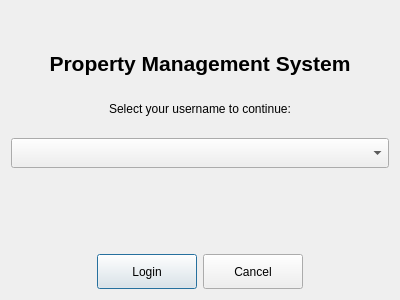
<?xml version="1.0" encoding="UTF-8"?>
<ui version="4.0">
 <class>LoginDialog</class>
 <widget class="QDialog" name="LoginDialog">
  <property name="geometry">
   <rect>
    <x>0</x>
    <y>0</y>
    <width>400</width>
    <height>300</height>
   </rect>
  </property>
  <property name="windowTitle">
   <string>Property Management - Login</string>
  </property>
  <layout class="QVBoxLayout" name="verticalLayout">
   <item>
    <spacer name="verticalSpacer_top">
     <property name="orientation">
      <enum>Qt::Vertical</enum>
     </property>
     <property name="sizeHint" stdset="0">
      <size>
       <width>20</width>
       <height>40</height>
      </size>
     </property>
    </spacer>
   </item>
   <item>
    <widget class="QLabel" name="titleLabel">
     <property name="text">
      <string>Property Management System</string>
     </property>
     <property name="alignment">
      <set>Qt::AlignCenter</set>
     </property>
     <property name="font">
      <font>
       <pointsize>16</pointsize>
       <weight>75</weight>
       <bold>true</bold>
      </font>
     </property>
    </widget>
   </item>
   <item>
    <spacer name="verticalSpacer_middle1">
     <property name="orientation">
      <enum>Qt::Vertical</enum>
     </property>
     <property name="sizeHint" stdset="0">
      <size>
       <width>20</width>
       <height>20</height>
      </size>
     </property>
    </spacer>
   </item>
   <item>
    <widget class="QLabel" name="instructionLabel">
     <property name="text">
      <string>Select your username to continue:</string>
     </property>
     <property name="alignment">
      <set>Qt::AlignCenter</set>
     </property>
    </widget>
   </item>
   <item>
    <spacer name="verticalSpacer_middle2">
     <property name="orientation">
      <enum>Qt::Vertical</enum>
     </property>
     <property name="sizeHint" stdset="0">
      <size>
       <width>20</width>
       <height>10</height>
      </size>
     </property>
    </spacer>
   </item>
   <item>
    <widget class="QComboBox" name="userComboBox">
     <property name="minimumSize">
      <size>
       <width>0</width>
       <height>30</height>
      </size>
     </property>
    </widget>
   </item>
   <item>
    <spacer name="verticalSpacer_middle3">
     <property name="orientation">
      <enum>Qt::Vertical</enum>
     </property>
     <property name="sizeHint" stdset="0">
      <size>
       <width>20</width>
       <height>20</height>
      </size>
     </property>
    </spacer>
   </item>
   <item>
    <widget class="QLabel" name="statusLabel">
     <property name="text">
      <string></string>
     </property>
     <property name="alignment">
      <set>Qt::AlignCenter</set>
     </property>
     <property name="wordWrap">
      <bool>true</bool>
     </property>
    </widget>
   </item>
   <item>
    <spacer name="verticalSpacer_bottom">
     <property name="orientation">
      <enum>Qt::Vertical</enum>
     </property>
     <property name="sizeHint" stdset="0">
      <size>
       <width>20</width>
       <height>40</height>
      </size>
     </property>
    </spacer>
   </item>
   <item>
    <layout class="QHBoxLayout" name="buttonLayout">
     <item>
      <spacer name="horizontalSpacer_left">
       <property name="orientation">
        <enum>Qt::Horizontal</enum>
       </property>
       <property name="sizeHint" stdset="0">
        <size>
         <width>40</width>
         <height>20</height>
        </size>
       </property>
      </spacer>
     </item>
     <item>
      <widget class="QPushButton" name="loginButton">
       <property name="text">
        <string>Login</string>
       </property>
       <property name="minimumSize">
        <size>
         <width>100</width>
         <height>35</height>
        </size>
       </property>
       <property name="default">
        <bool>true</bool>
       </property>
      </widget>
     </item>
     <item>
      <widget class="QPushButton" name="cancelButton">
       <property name="text">
        <string>Cancel</string>
       </property>
       <property name="minimumSize">
        <size>
         <width>100</width>
         <height>35</height>
        </size>
       </property>
      </widget>
     </item>
     <item>
      <spacer name="horizontalSpacer_right">
       <property name="orientation">
        <enum>Qt::Horizontal</enum>
       </property>
       <property name="sizeHint" stdset="0">
        <size>
         <width>40</width>
         <height>20</height>
        </size>
       </property>
      </spacer>
     </item>
    </layout>
   </item>
  </layout>
 </widget>
 <resources/>
 <connections/>
</ui>
